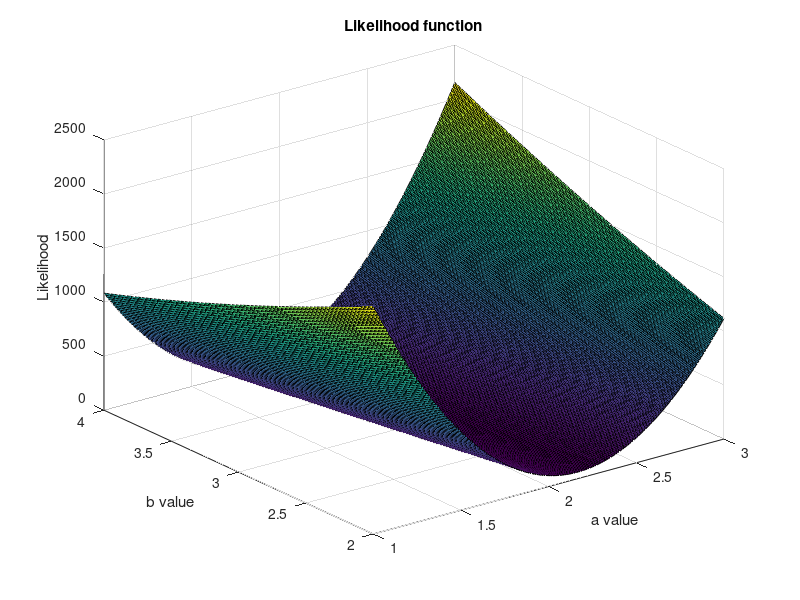
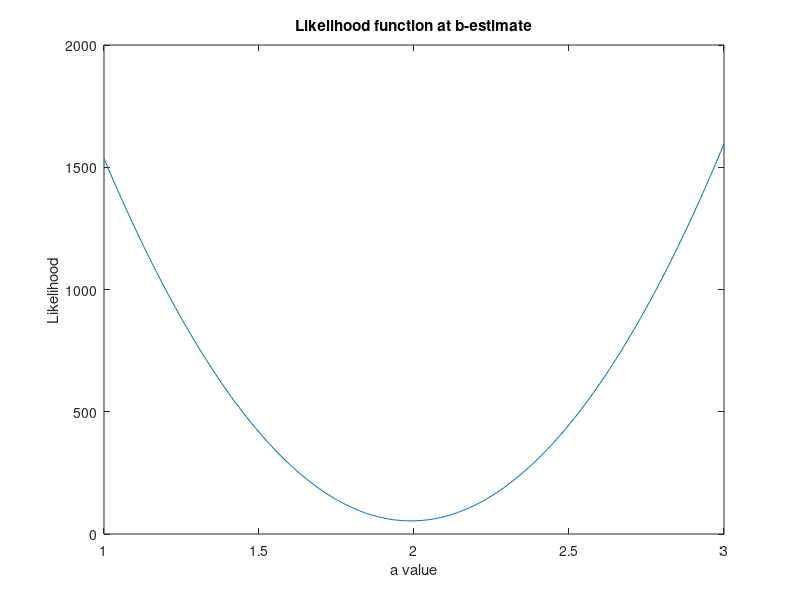
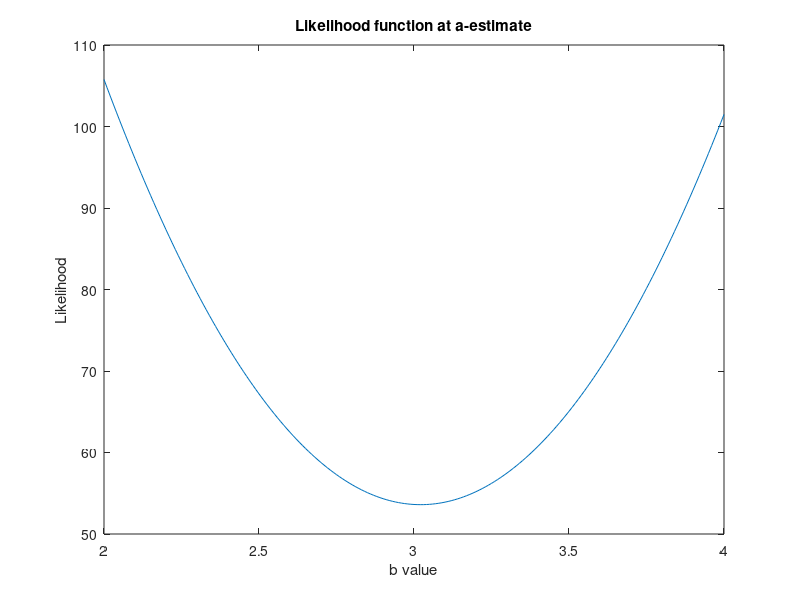

MATLAB code for these plots, in order:
clear; close all;
mu = 5;
sigma = 2;
%Number of observations
N = 100;
X = randn(N,1)*sigma + mu;
e = randn(N,1);
a=2;
b=3;
Y = a*X+b+e;
a_hat_vec = 1:0.01:3;
b_hat_vec = 2:0.01:4;
[A,B] = meshgrid(a_hat_vec,b_hat_vec);
L=zeros(201);
for i = 1:length(X)
    L = L + ((Y(i)-A.*X(i)-B).^2/2);
end
surf(A,B,L);
title('Likelihood function'); % should have been negative log lh
xlabel('a value'); ylabel('b value'); zlabel('Likelihood');
val = min(min(L));
pos = find(L==val);
a_hat = A(pos);
b_hat = B(pos);
%2D graphs
figure();
plot(a_hat_vec,sum((Y-a_hat_vec.*X-b_hat).^2/2));
title('Likelihood function at b-estimate');
xlabel('a value'); ylabel('Likelihood');
figure();
plot(b_hat_vec,sum((Y-a_hat.*X-b_hat_vec).^2/2));
title('Likelihood function at a-estimate');
xlabel('b value'); ylabel('Likelihood');
% figure();
% plot(b_hat,L);  
% Analytical method
A_matrix = [sum(X.^2) sum(X);sum(X) N];
C = [sum(X.*Y);sum(Y)];
Soln = A_matrix\C;